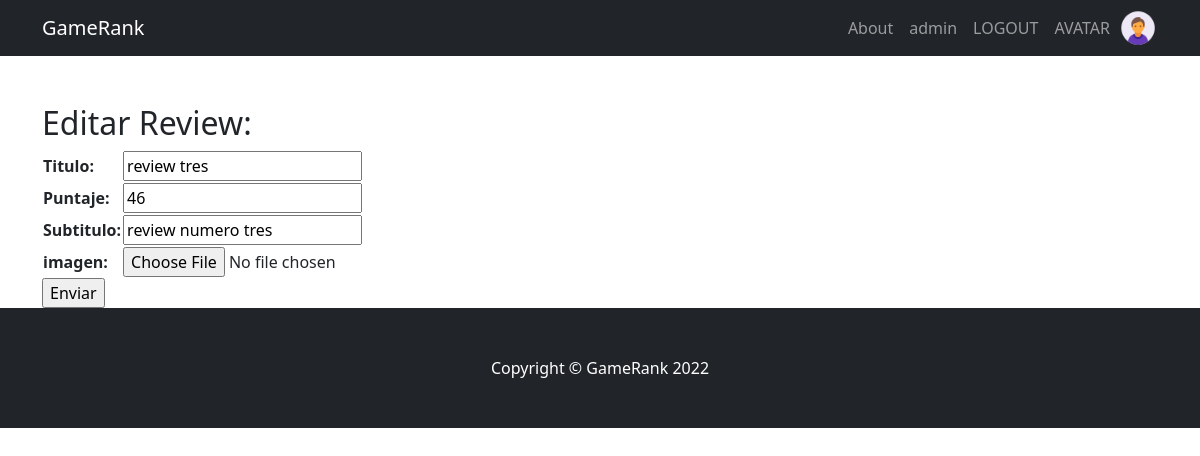
Page /posteos/editar_posteo/4 (signed in) on the earlier database version.
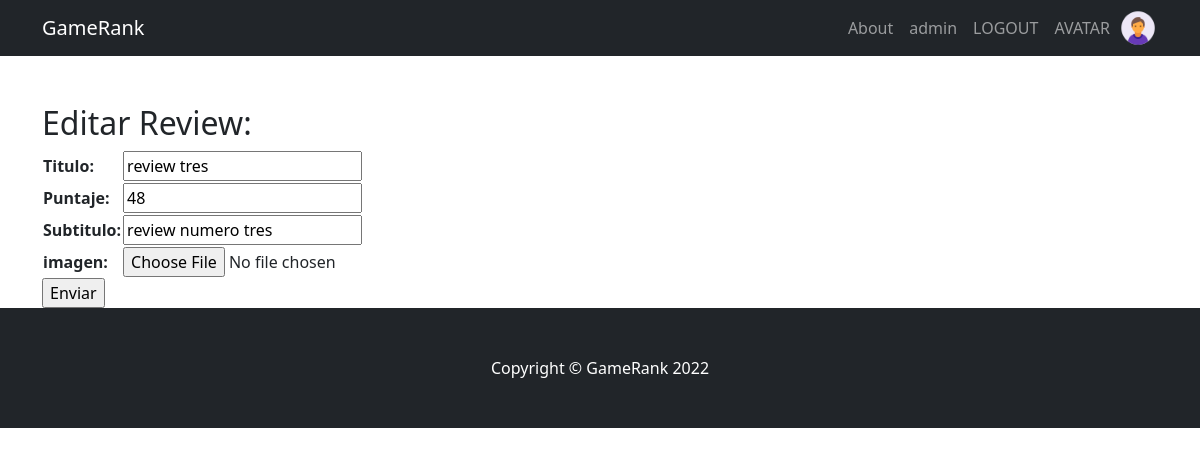
Same page on the later database version.
### posteos/models.py (models this page shows, shortened)
class Posteo(models.Model):
    titulo = models.CharField(max_length=200) # , unique=True
    subtitulo = models.CharField(max_length=200)
    user = models.ForeignKey(User, on_delete=models.CASCADE)
    puntaje = models.IntegerField()
    actualizado = models.DateTimeField()
    contenido = RichTextUploadingField()
    creado = models.DateTimeField()
    imagen = models.ImageField(upload_to='imagenes')
    class Meta:
        ordering = ['-creado']

### posteos/views.py (the view)
# urls.py: path('editar_posteo/<id>', editar_posteo, name='editar_posteo'),
@login_required
def editar_posteo(request, id):
    posteo = Posteo.objects.get(id=id)
    if request.method == 'POST':
        mi_formulario = PosteoForm(request.POST, request.FILES)
        if mi_formulario.is_valid():
            informacion = mi_formulario.cleaned_data
            posteo.titulo = informacion['titulo']
            posteo.puntaje = informacion['puntaje']
            posteo.subtitulo = informacion['subtitulo']
            posteo.contenido = informacion['contenido']
            posteo.actualizado = datetime.datetime.now()
            posteo.imagen = informacion['imagen']
            posteo.save()
            return render(request, "usuarios/inicio.html", {'autor':request.user,
                                                            'mensaje':'Review editada exitosamente.',
                                                            'avatar':obtener_avatar(request),
                                                            'usuarios':obtener_usuarios()})
    else:
        mi_formulario = PosteoForm(initial={'titulo':posteo.titulo,
                                            'puntaje':posteo.puntaje,
                                            'subtitulo':posteo.subtitulo,
                                            'contenido':posteo.contenido})
    return render(request, "posteos/editar_posteo.html", {'mi_formulario':mi_formulario,
                                                          'posteo':posteo,
                                                          'avatar':obtener_avatar(request)})

### posteos/forms.py
class PosteoForm(forms.Form):
    titulo = forms.CharField(max_length=200)
    puntaje = forms.IntegerField()
    subtitulo = forms.CharField(max_length=200)
    imagen = forms.ImageField(label="imagen")
    contenido = RichTextUploadingFormField()

### usuarios/views.py (called while the page is built)
def obtener_avatar(request):
    if request.user.is_authenticated:
        lista = Avatar.objects.filter(user=request.user)
        if len(lista)!=0:
            imagen = lista[0].imagen.url
    else:
        imagen = "/media/avatares/default.png"
    return imagen

### posteos/templates/posteos/editar_posteo.html (shortened to what this page needs)
{% extends "usuarios/padre_2.html" %}
{% load static %}
{% block primero %}
<h2>Editar Review:</h2>
<form action="{% url 'editar_posteo' posteo.id %}" method="POST" enctype="multipart/form-data"> {% csrf_token %}
    <table>
        {{ mi_formulario }}
    </table>
    <input type="submit" value="Enviar">
</form>
{% endblock %}

Differences in the rows shown:
changed Posteo "review tres": puntaje "46" → "48"
